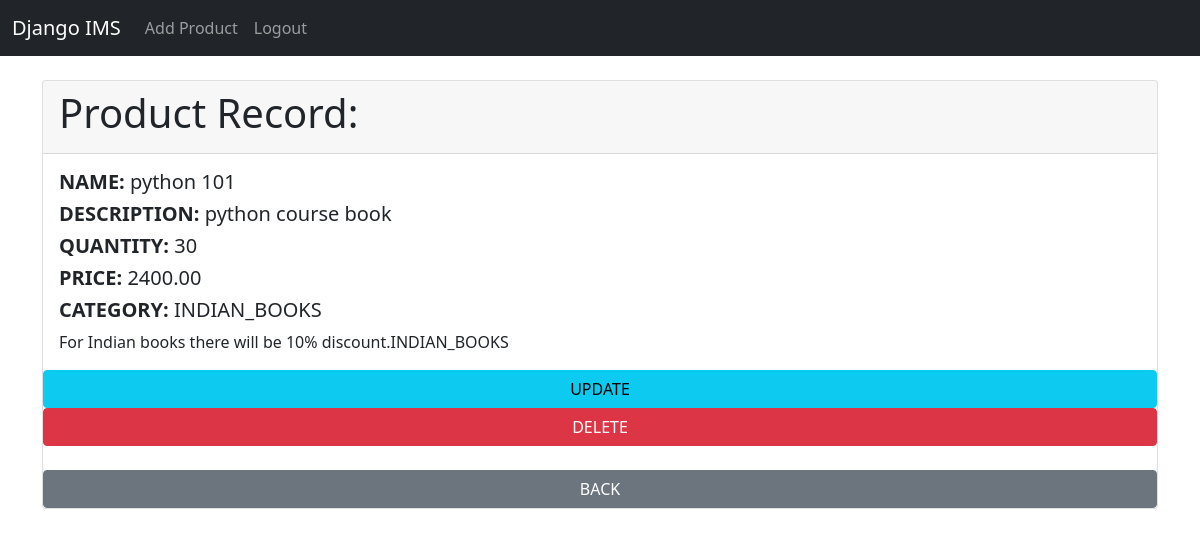
Before: /record/2 (signed in) with the older database file.
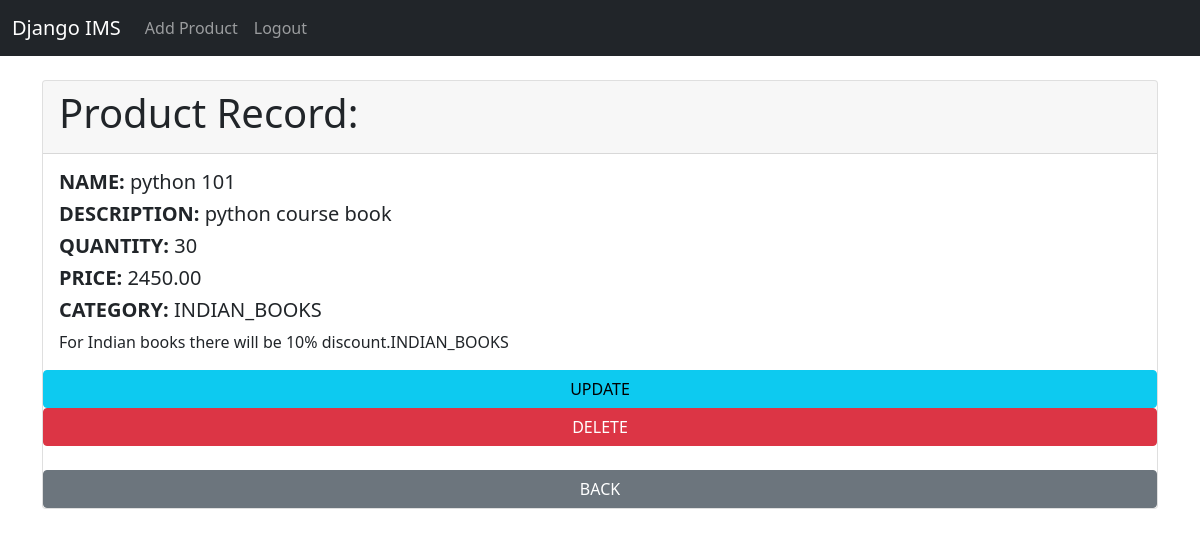
After: the same page with the newer database file.
### inventory/models.py (models this page shows, shortened)
class Product(models.Model):
    name = models.CharField(max_length=255)
    description = models.TextField()
    quantity = models.PositiveIntegerField()
    price = models.DecimalField(max_digits=10, decimal_places=2)
    category = models.CharField(max_length=20, choices=CATEGORY, default='NEPALI_BOOKS')
    date = models.DateTimeField(auto_now_add=True)

### inventory/views.py (the view)
# urls.py: path('record/<int:pk>', views.product_record, name='record'),
def product_record(request, pk):
    if request.user.is_authenticated:
        product_record = Product.objects.get(id=pk)
        return render(request, 'record.html', {'product_record': product_record})
    else:
        messages.success(request, "You must be logged in to view this page.. ")
        return redirect('home')

### templates/record.html
{% extends 'base.html' %}
{% block content %}
<div class="card">
    <div class="card-header">
        <h1>Product Record: </h1>
    </div>
    <div class="card-body">
        <h5 class="card-title"> <strong>NAME: </strong> {{ product_record.name }} </h5>
        <h5 class="card-title"> <strong>DESCRIPTION: </strong> {{product_record.description}}  </h5>
        <h5 class="card-title"> <strong>QUANTITY: </strong> {{product_record.quantity}}  </h5>
        <h5 class="card-title"> <strong>PRICE: </strong> {{product_record.price}} </h5>
        <h5 class="card-title"> <strong>CATEGORY: </strong> {{product_record.category}}</h5>
        {% if "NEPLAI_BOOKS" in product_record.category %}
        <p class="card-text">For Nepali books there will be 25% discount.{{ product_record.category }}</p>
        {% elif "INDIAN_BOOKS" in product_record.category %}
        <p class="card-text">For Indian books there will be 10% discount.{{ product_record.category }}</p>
        {% else %}
        <p class="card-text">For stationary there will be 5% discount.{{ product_record.category }}</p>
        {% endif %}
    </div>
    <a href="{% url 'update_product' product_record.id %}" class="btn btn-info">UPDATE</a>
    <a href="{% url 'delete' product_record.id %}" class="btn btn-danger">DELETE</a></br>
    <a href="{% url 'home' %}" class="btn btn-secondary">BACK</a>
</div>
{% endblock %}

Changed rows visible on the page:
changed Product "python 101": price "2400.00" → "2450.00"
